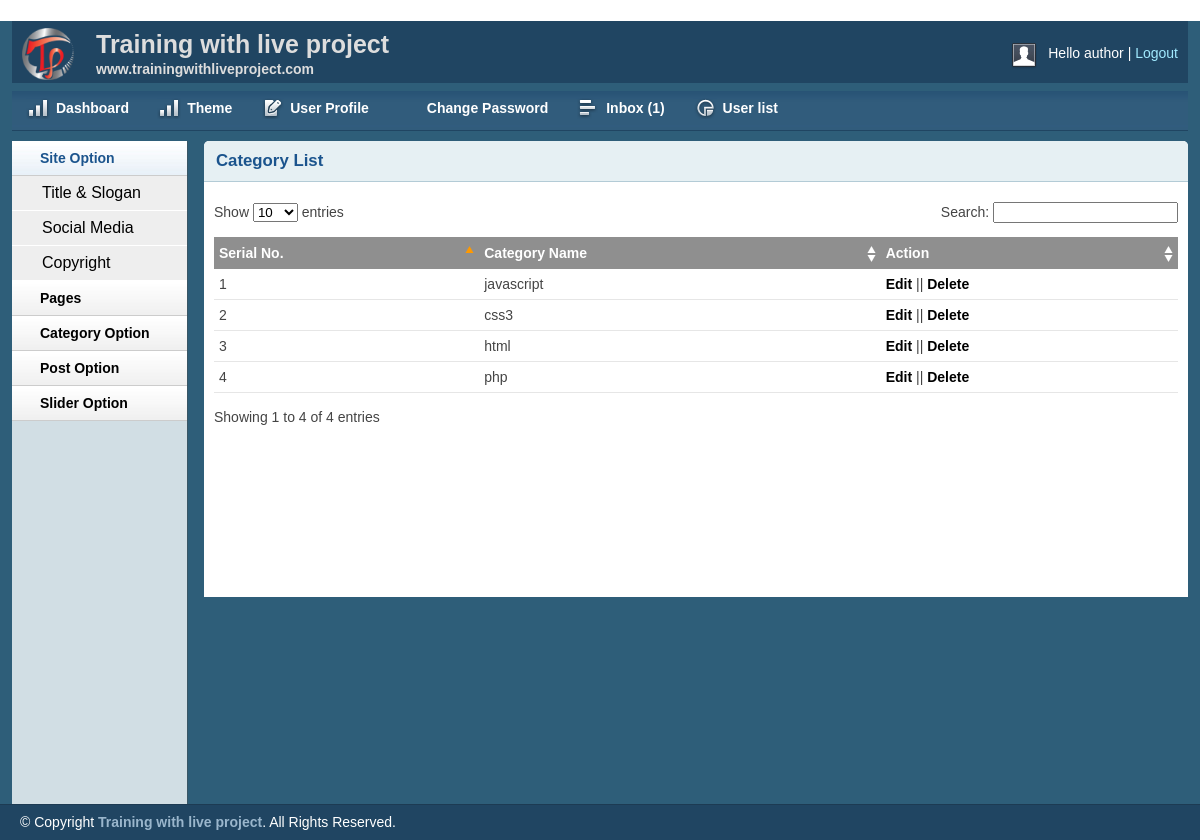
Screenshot of /admin/catlist.php (signed in) with the database file from the repository.
### tables this page shows
CREATE TABLE IF NOT EXISTS `tbl_category` (
  `id` int(11) NOT NULL AUTO_INCREMENT,
  `name` varchar(100) NOT NULL,
  PRIMARY KEY (`id`)
);

### lib/Database.php (called while the page is built, shortened)
<?php
Class Database {
    public $host = DB_HOST;
    public $user = DB_USER;
    public $pass = DB_PASS;
    public $dbname = DB_NAME;
    public $link;
    private function connectDB() {
        $this->link = new mysqli($this->host, $this->user, $this->pass, $this->dbname);
    }
    public function select($query) {
        $result = $this->link->query($query) or die($this->link->error . __LINE__);
        if ($result->num_rows > 0) {
            return $result;
        } else {
            return false;
        }
    }
}

### admin/catlist.php (the view, shortened to what this page needs)
<?php include 'inc/header.php'; ?>
<?php include 'inc/sidebar.php'; ?>
<div class="grid_10">
    <div class="box round first grid">
        <h2>Category List</h2>
        <div class="block">
            <table class="data display datatable" id="example">
                <thead>
                    <tr>
                        <th>Serial No.</th>
                        <th>Category Name</th>
                        <th>Action</th>
                    </tr>
                </thead>
                <tbody>
                    <?php
                    $query = "select * from tbl_category order by id desc";
                    $catgory = $db->select($query);
                    if ($catgory) {
                        $i = 0;
                        while ($result = $catgory->fetch_assoc()) {
                            $i++;
                            ?>
                            <tr class="odd gradeX">
                                <td><?php echo $i; ?></td>
                                <td><?php echo $result['name']; ?></td>
                                <td>
                                    <a href="editcat.php?catid=<?php echo $result['id']; ?>">Edit</a>
                                    || <a onclick="return confirm('are you sure to delete');" href="?catid=<?php echo $result['id']; ?>">Delete</a></td>
                            </tr>
                        <?php
                        }
                    }
                    ?>
                </tbody>
            </table>
        </div>
    </div>
</div>
<?php include 'inc/footer.php'; ?>

### admin/css/text.css (style rules this page uses)
body { font: 13px/1.5 Tahoma, Helvetica, Arial, 'Liberation Sans', FreeSans, sans-serif; }
h2 { font-size: 23px; }
p, dl, hr, h1, h2, h3, h4, h5, h6, ol, ul, pre, table, address, fieldset { margin-bottom: 20px; }

### admin/css/grid.css (style rules this page uses)
.grid_1, .grid_2, .grid_3, .grid_4, .grid_5, .grid_6, .grid_7, .grid_8, .grid_9, .grid_10, .grid_11, .grid_12, .grid_13, .grid_14, .grid_15, .grid_16 { display: inline; float: left; margin-left: 1%; margin-right: 1%; }
.container_12 .grid_10 { width: 81.333%; }

### admin/css/layout.css (style rules this page uses)
body { background: #fff none repeat scroll 0 0; color: #444; font-size: 14px; padding: 0; }
a { color: #000; font-weight:bold; text-decoration: none; }
h1, h2, h3, h4, h5, h6 { line-height:1.2em; margin-bottom:.3em; }
h2 { margin-top:1em; }
.box { background:#fff; margin-bottom:20px; padding:10px 10px 10px 10px; margin-left:-8px; }
.box.grid { padding-bottom:40px; }
.box.round { -moz-border-radius: 5px 5px 0px 0px; -webkit-border-radius: 5px 5px 0px 0px; border-radius: 5px 5px 0px 0px; }
.box h2 { font-size:1.2em; font-weight:bold; color:#1B548D; background:#E6F0F3; margin:-10px -10px 0 -10px; padding:10px 12px; border-bottom:1px solid #B3CBD6; -moz-border-radius: 5px 5px 0px 0px; -webkit-border-radius: 5px 5px 0px 0px; border-radius: 5px 5px 0px 0px; }
.box.first { min-height: 406px; }
.block { padding-top:20px; }
.block { padding-bottom:1px; }
table.display { margin: 0 auto; clear: both; width: 100%; }
.sorting_asc { background: #8f8f8f url(../img/table/sort_asc.png) no-repeat center right; padding:8px 5px; text-align:left; color:#fff; }
.sorting { background:#8f8f8f url(../img/table/sort_both.png) no-repeat center right; padding:8px 5px; text-align:left; color:#fff; }
tr.odd { height: 30px; line-height: 30px; border-bottom:1px solid #e6e6e6; }
tr.even { height: 30px; line-height: 30px; border-bottom:1px solid #e6e6e6; }
tr.odd td, tr.even td { padding-left:5px; }

### rows the page displays
tbl_category: name "javascript"
tbl_category: name "css3"
tbl_category: name "html"
tbl_category: name "php"

### other values shown
Session::get('username') "author"
$count "1"
